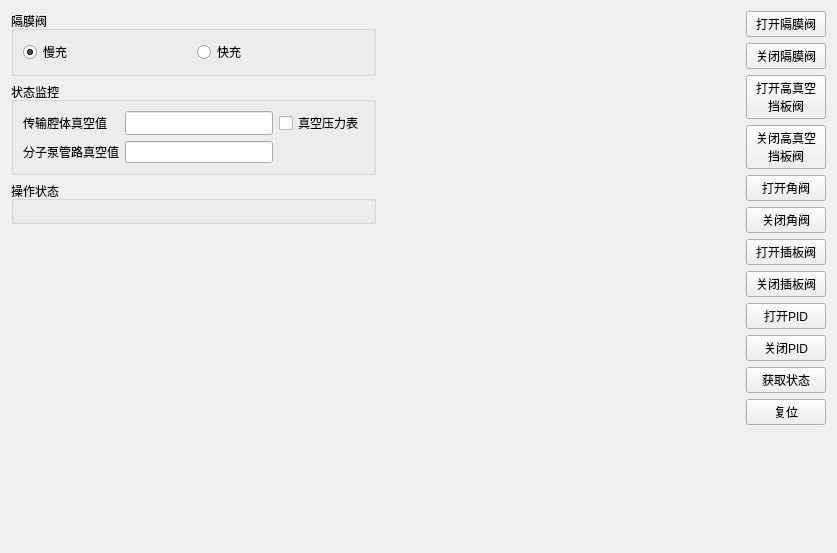
<?xml version="1.0" encoding="UTF-8"?>
<ui version="4.0">
 <class>FortrendTMCavitySubsystem</class>
 <widget class="QWidget" name="FortrendTMCavitySubsystem">
  <property name="geometry">
   <rect>
    <x>0</x>
    <y>0</y>
    <width>837</width>
    <height>553</height>
   </rect>
  </property>
  <property name="windowTitle">
   <string>Form</string>
  </property>
  <layout class="QHBoxLayout" name="horizontalLayout_3">
   <item>
    <layout class="QVBoxLayout" name="verticalLayout_2">
     <item>
      <widget class="QGroupBox" name="groupBox">
       <property name="minimumSize">
        <size>
         <width>0</width>
         <height>0</height>
        </size>
       </property>
       <property name="title">
        <string>隔膜阀</string>
       </property>
       <layout class="QVBoxLayout" name="verticalLayout">
        <item>
         <layout class="QGridLayout" name="gridLayout_3">
          <item row="0" column="0">
           <widget class="QRadioButton" name="slow_charging_rbt">
            <property name="text">
             <string>慢充</string>
            </property>
            <property name="checked">
             <bool>true</bool>
            </property>
           </widget>
          </item>
          <item row="0" column="1">
           <widget class="QRadioButton" name="fast_charging_rbt">
            <property name="text">
             <string>快充</string>
            </property>
           </widget>
          </item>
         </layout>
        </item>
       </layout>
      </widget>
     </item>
     <item>
      <widget class="QGroupBox" name="states_group">
       <property name="minimumSize">
        <size>
         <width>0</width>
         <height>0</height>
        </size>
       </property>
       <property name="title">
        <string>状态监控</string>
       </property>
       <layout class="QGridLayout" name="gridLayout_2">
        <item row="0" column="0">
         <layout class="QGridLayout" name="gridLayout">
          <item row="1" column="1">
           <widget class="QLineEdit" name="molecule_pipeline_value_let">
            <property name="maximumSize">
             <size>
              <width>150</width>
              <height>50</height>
             </size>
            </property>
            <property name="readOnly">
             <bool>true</bool>
            </property>
           </widget>
          </item>
          <item row="0" column="2">
           <widget class="QCheckBox" name="vacuum_pressure_gage_ckb">
            <property name="text">
             <string>真空压力表</string>
            </property>
           </widget>
          </item>
          <item row="1" column="0">
           <widget class="QLabel" name="label_2">
            <property name="maximumSize">
             <size>
              <width>150</width>
              <height>50</height>
             </size>
            </property>
            <property name="text">
             <string>分子泵管路真空值</string>
            </property>
           </widget>
          </item>
          <item row="0" column="1">
           <widget class="QLineEdit" name="tm_cavity_current_vacuum_value_let">
            <property name="maximumSize">
             <size>
              <width>150</width>
              <height>50</height>
             </size>
            </property>
            <property name="readOnly">
             <bool>true</bool>
            </property>
           </widget>
          </item>
          <item row="0" column="0">
           <widget class="QLabel" name="label">
            <property name="maximumSize">
             <size>
              <width>200</width>
              <height>50</height>
             </size>
            </property>
            <property name="text">
             <string>传输腔体真空值</string>
            </property>
           </widget>
          </item>
         </layout>
        </item>
       </layout>
      </widget>
     </item>
     <item>
      <widget class="QGroupBox" name="operation_group">
       <property name="title">
        <string>操作状态</string>
       </property>
       <layout class="QVBoxLayout" name="station_layout_6">
        <property name="spacing">
         <number>10</number>
        </property>
        <property name="leftMargin">
         <number>10</number>
        </property>
        <property name="topMargin">
         <number>10</number>
        </property>
        <property name="rightMargin">
         <number>10</number>
        </property>
        <property name="bottomMargin">
         <number>10</number>
        </property>
        <item>
         <layout class="QGridLayout" name="operation_state_gridLayout"/>
        </item>
       </layout>
      </widget>
     </item>
     <item>
      <spacer name="verticalSpacer_3">
       <property name="orientation">
        <enum>Qt::Vertical</enum>
       </property>
       <property name="sizeHint" stdset="0">
        <size>
         <width>20</width>
         <height>40</height>
        </size>
       </property>
      </spacer>
     </item>
    </layout>
   </item>
   <item>
    <layout class="QHBoxLayout" name="center_layout"/>
   </item>
   <item>
    <spacer name="horizontalSpacer">
     <property name="orientation">
      <enum>Qt::Horizontal</enum>
     </property>
     <property name="sizeHint" stdset="0">
      <size>
       <width>200</width>
       <height>20</height>
      </size>
     </property>
    </spacer>
   </item>
   <item>
    <layout class="QVBoxLayout" name="right_verticalLayout">
     <property name="sizeConstraint">
      <enum>QLayout::SetFixedSize</enum>
     </property>
     <item>
      <widget class="QPushButton" name="open_diaphragm_valve_btn">
       <property name="minimumSize">
        <size>
         <width>0</width>
         <height>0</height>
        </size>
       </property>
       <property name="text">
        <string>打开隔膜阀</string>
       </property>
      </widget>
     </item>
     <item>
      <widget class="QPushButton" name="close_diaphragm_valve_btn">
       <property name="minimumSize">
        <size>
         <width>0</width>
         <height>0</height>
        </size>
       </property>
       <property name="text">
        <string>关闭隔膜阀</string>
       </property>
      </widget>
     </item>
     <item>
      <widget class="QPushButton" name="open_height_vacuum_baffle_valve_btn">
       <property name="minimumSize">
        <size>
         <width>0</width>
         <height>0</height>
        </size>
       </property>
       <property name="text">
        <string>打开高真空
挡板阀</string>
       </property>
      </widget>
     </item>
     <item>
      <widget class="QPushButton" name="close_height_vacuum_baffle_valve_btn">
       <property name="minimumSize">
        <size>
         <width>0</width>
         <height>0</height>
        </size>
       </property>
       <property name="text">
        <string>关闭高真空
挡板阀</string>
       </property>
      </widget>
     </item>
     <item>
      <widget class="QPushButton" name="open_angle_valve_btn">
       <property name="minimumSize">
        <size>
         <width>0</width>
         <height>0</height>
        </size>
       </property>
       <property name="text">
        <string>打开角阀</string>
       </property>
      </widget>
     </item>
     <item>
      <widget class="QPushButton" name="close_angle_valve_btn">
       <property name="minimumSize">
        <size>
         <width>0</width>
         <height>0</height>
        </size>
       </property>
       <property name="text">
        <string>关闭角阀</string>
       </property>
      </widget>
     </item>
     <item>
      <widget class="QPushButton" name="open_inserting_plate_valve_btn">
       <property name="minimumSize">
        <size>
         <width>0</width>
         <height>0</height>
        </size>
       </property>
       <property name="text">
        <string>打开插板阀</string>
       </property>
      </widget>
     </item>
     <item>
      <widget class="QPushButton" name="close_inserting_plate_valve_btn">
       <property name="minimumSize">
        <size>
         <width>0</width>
         <height>0</height>
        </size>
       </property>
       <property name="text">
        <string>关闭插板阀</string>
       </property>
      </widget>
     </item>
     <item>
      <widget class="QPushButton" name="open_pid_btn">
       <property name="minimumSize">
        <size>
         <width>0</width>
         <height>0</height>
        </size>
       </property>
       <property name="text">
        <string>打开PID</string>
       </property>
      </widget>
     </item>
     <item>
      <widget class="QPushButton" name="close_pid_btn">
       <property name="minimumSize">
        <size>
         <width>0</width>
         <height>0</height>
        </size>
       </property>
       <property name="text">
        <string>关闭PID</string>
       </property>
      </widget>
     </item>
     <item>
      <widget class="QPushButton" name="generate_btn">
       <property name="minimumSize">
        <size>
         <width>0</width>
         <height>0</height>
        </size>
       </property>
       <property name="text">
        <string>获取状态</string>
       </property>
      </widget>
     </item>
     <item>
      <widget class="QPushButton" name="reset_btn">
       <property name="minimumSize">
        <size>
         <width>0</width>
         <height>0</height>
        </size>
       </property>
       <property name="text">
        <string>复位</string>
       </property>
      </widget>
     </item>
     <item>
      <spacer name="verticalSpacer">
       <property name="orientation">
        <enum>Qt::Vertical</enum>
       </property>
       <property name="sizeHint" stdset="0">
        <size>
         <width>20</width>
         <height>40</height>
        </size>
       </property>
      </spacer>
     </item>
    </layout>
   </item>
  </layout>
 </widget>
 <resources/>
 <connections/>
</ui>
